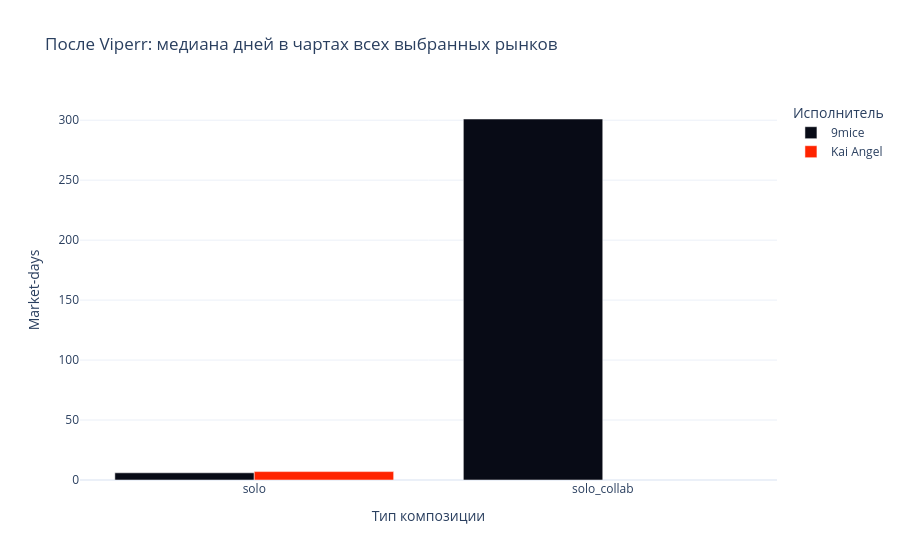

Notebook source saved alongside this figure:
### Markdown cell above
### Общий итог по выбранным странам

**Страны** - число рынков, где композиция была найдена в топ-200. **Market-days** - сумма дней присутствия в чартах всех этих рынков (один календарный день в двух странах считается дважды). **Chart streams** - сумма прослушиваний в чартах этих стран, а не все прослушивания Spotify. Позиции не складывались.

Совместный трек представлен у обоих артистов; при анализе всех композиций вместе убирали повтор одного `song_id`. Здесь сравнивали артистов, поэтому совместные композиции учитываются в дискографии каждого.

### Code cell
all_markets = (
    stability.groupby(["artist", "song_id", "track_name", "collab_type", "era"])
    .agg(
        markets=("country_code", "nunique"),
        market_days=("days_in_chart", "sum"),
        chart_streams=("chart_streams", "sum")
    )
    .reset_index()
)

print("Рынки, включённые в анализ:", ", ".join(coverage["country_code"]))
display(all_markets.sort_values("market_days", ascending=False).head(20))

combined_post = (
    all_markets[all_markets["era"] == "post_viperr"]
    .groupby(["artist", "collab_type"])
    .agg(
        track_count=("song_id", "nunique"),
        median_markets=("markets", "median"),
        median_market_days=("market_days", "median"),
        median_chart_streams=("chart_streams", "median")
    )
    .round(2).reset_index()
)
display(combined_post)

if not combined_post.empty:
    fig = px.bar(
        combined_post, x="collab_type", y="median_market_days",
        color="artist", barmode="group",
        hover_data=["track_count", "median_markets", "median_chart_streams"],
        color_discrete_map=artist_colors, template="plotly_white",
        title="После Viperr: медиана дней в чартах всех выбранных рынков",
        labels={"collab_type": "Тип композиции", "median_market_days": "Market-days",
                "artist": "Исполнитель"}
    )
    fig.show()

stability.to_csv("charts_by_country.csv", index=False, encoding="utf-8-sig")
all_markets.to_csv("charts_all_markets.csv", index=False, encoding="utf-8-sig")
correlations.to_csv("chart_correlations.csv", index=False, encoding="utf-8-sig")
post_summary.to_csv("post_viperr_by_country.csv", index=False, encoding="utf-8-sig")

### Figure 1 — Plotly figure (JSON) as saved in the notebook; plotly's stock layout.template omitted (floating-point values rounded to 4 significant figures)
{"data": [{"alignmentgroup": "True", "customdata": [[21.0, 2.0, 22370.0], [2.0, 3.5, 1945000.0]], "hovertemplate": "Исполнитель=9mice<br>Тип композиции=%{x}<br>Market-days=%{y}<br>track_count=%{customdata[0]}<br>median_markets=%{customdata[1]}<br>median_chart_streams=%{customdata[2]}<extra></extra>", "legendgroup": "9mice", "marker": {"color": "#080B16", "pattern": {"shape": ""}}, "name": "9mice", "offsetgroup": "9mice", "orientation": "v", "showlegend": true, "textposition": "auto", "type": "bar", "x": ["solo", "solo_collab"], "xaxis": "x", "y": [6.0, 301.0], "yaxis": "y"}, {"alignmentgroup": "True", "customdata": [[51.0, 2.0, 22580.0]], "hovertemplate": "Исполнитель=Kai Angel<br>Тип композиции=%{x}<br>Market-days=%{y}<br>track_count=%{customdata[0]}<br>median_markets=%{customdata[1]}<br>median_chart_streams=%{customdata[2]}<extra></extra>", "legendgroup": "Kai Angel", "marker": {"color": "#FF2400", "pattern": {"shape": ""}}, "name": "Kai Angel", "offsetgroup": "Kai Angel", "orientation": "v", "showlegend": true, "textposition": "auto", "type": "bar", "x": ["solo"], "xaxis": "x", "y": [7.0], "yaxis": "y"}], "layout": {"barmode": "group", "legend": {"title": {"text": "Исполнитель"}, "tracegroupgap": 0}, "title": {"text": "После Viperr: медиана дней в чартах всех выбранных рынков"}, "xaxis": {"anchor": "y", "domain": [0, 1], "title": {"text": "Тип композиции"}}, "yaxis": {"anchor": "x", "domain": [0, 1], "title": {"text": "Market-days"}}}}
